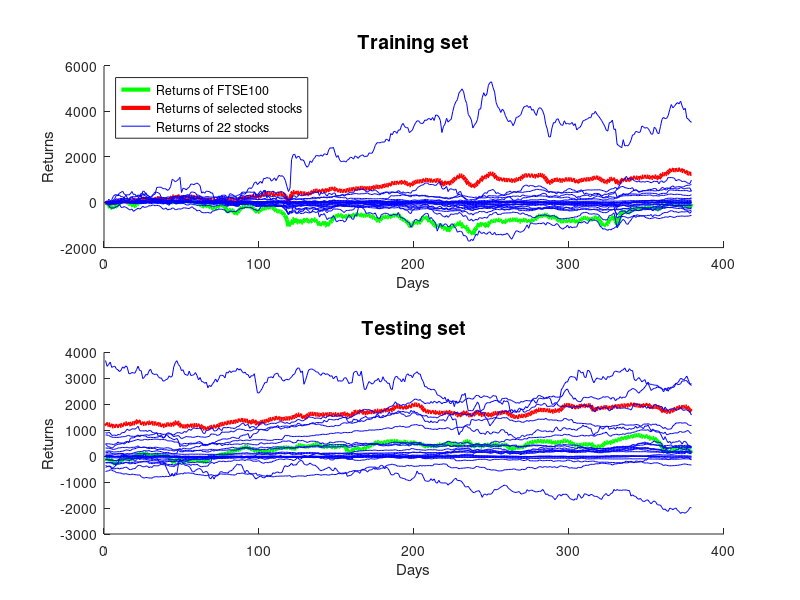

This chart was generated by the following MATLAB code: (Note: this script raises an error after producing the figure.)
data = load('22stocks.csv');
FTSE100 = load('FTSE100.csv');
returns = zeros(758,22);
ftse = zeros(758,1);
% calculate returns of 22 stocks, each column is one stock
m = 0;
for i = 1:22
    for j = 2:758
        returns(j,i) = data(j+m,4) - data(1+m,4);
    end
    m = m+758;
end
% returns of FTSE100
for i = 2:758
    ftse(i) = FTSE100(i) - FTSE100(1);
end
% split returns of 22 stocks to train set and test set
n = 758/2;
returnsTrain = returns(1:n,:);
returnsTest = returns(n+1:758,:);
ftseTrain = ftse(1:n);
ftseTest = ftse(n+1:758);
% using greedy alogithm to select 5 stocks --------------------------
numStocks = 5;
selectedStocks = zeros(1,numStocks);
allStocks = 1:22;
%greedy forward selection algorithm
for i = 1:numStocks
    avgReturns = zeros(length(allStocks),1);
    for j = 1:length(allStocks)
        idx = [nonzeros(selectedStocks)' allStocks(j)];
        portRet = returnsTrain(:,idx);
        rows = size(portRet,1);
        tempRet = zeros(rows,1);
        for k = 1:rows
            tempRet(k) = mean(portRet(k,:));
        end
        avgReturns(j) = mean(tempRet);
    end
    [~,idx] = max(avgReturns);
    selectedStocks(i) = allStocks(idx);
    allStocks(idx) = [];
end
% returns of selected stocks
avgRetTrain = zeros(rows,1);
avgRetTest = zeros(rows,1);
tempAvgTrain = returnsTrain(:,selectedStocks);
tempAvgTest = returnsTest(:,selectedStocks);
% average returns of selected stocks
for i = 1:rows
    avgRetTrain(i) = mean(tempAvgTrain(i,:));
    avgRetTest(i) = mean(tempAvgTest(i,:));
end
% plot training set
grid on;
box on;
ax1 = subplot(2,1,1);
hold on;
plot(ax1,ftseTrain,'g','LineWidth',3);
plot(ax1,avgRetTrain,'r','LineWidth',3);
plot(ax1,returnsTrain,'b');
xlabel(ax1,'Days');
ylabel(ax1,'Returns');
title(ax1,'Training set','FontSize',14);
legend('Returns of FTSE100','Returns of selected stocks','Returns of 22 stocks','Location','northwest');
% plot testing set
ax2 = subplot(2,1,2);
hold on;
plot(ax2,ftseTest,'g','LineWidth',3);
plot(ax2,avgRetTest,'r','LineWidth',3);
plot(ax2,returnsTest,'b');
xlabel(ax2,'Days');
ylabel(ax2,'Returns');
title(ax2,'Testing set','FontSize',14);
%legend('Returns of FTSE100','Returns of selected stocks','Returns of 22 stocks');

% tracking error
normalisedTest = zeros(n,numStocks);
normalisedTest2 = zeros(n,numStocks);
normalisedftseTest = zeros(n,1);
normalisedAvgTest = zeros(n,1);
for i = 1:numStocks
    normalisedTest(:,i) = tempAvgTest(:,i) - mean(tempAvgTest(:,i));
    normalisedTest(:,i) = normalisedTest(:,i) / std(normalisedTest(:,i));
end
for i = 1:n
    normalisedftseTest(i) = ftseTest(i) - mean(ftseTest);
    normalisedftseTest(i) = normalisedftseTest(i) / std(ftseTest);
end
for i = 1:n
    normalisedAvgTest(i) = mean(normalisedTest(i,:));
end
[InfoRatio, TrackingError] = inforatio(normalisedAvgTest, normalisedftseTest)